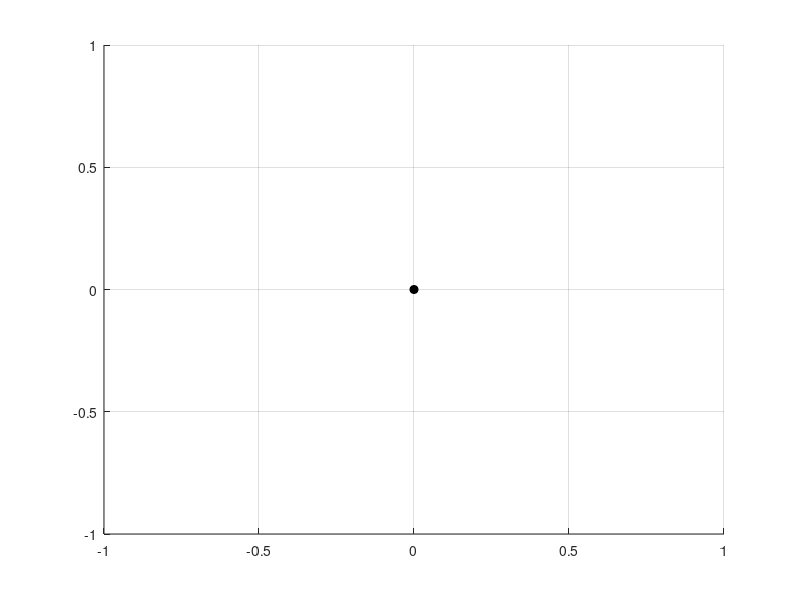

Source code (MATLAB): (Note: this script raises an error after producing the figure.)
S = load('planes_mode0.mat');
n = S.n;            % (P x 3)
b = S.b(:);         % (P x 1)
P = size(n, 1);

% Plot limits (adjust to taste)
Fx_lim_g  = [-2  2];
Fy_lim_g  = [-2  2];
Fx_lim = [-1.5, 1.5];
Fy_lim = [-1.5, 1.5];
Tau_lim_g = [-0.5  0.5];
Tau_lim = [-0.4, 0.4];


buff = 0.2;

% Grid resolution
L = 1.7;          % your quadrant extent
eps0 = 1e-8;      % threshold for "component is basically zero"
Ng = 50;

figure; hold on; grid on;
%xlabel('F_x'); ylabel('F_y'); zlabel('\tau');

%view(3);

% Plot origin
plot3(0, 0, 0, 'ko', 'MarkerFaceColor', 'k');

for i = 1:P
    ni = n(i, :);
    bi = b(i);

    % if ni(1) >= 0 && ni(2) >= 0
    %     Fx_lim = [0 Fl];
    %     Fy_lim = [0 Fl];
    % elseif ni(1) >= 0 && ni(2) <= 0 
    %     Fx_lim = [0 Fl];
    %     Fy_lim = [-Fl 0];
    % elseif ni(1) <= 0 && ni(2) <= 0
    %     Fx_lim = [-Fl 0]; 
    %     Fy_lim = [-Fl 0];
    % elseif ni(1) <= 0 && ni(2) >= 0
    %     Fx_lim = [-Fl 0]; 
    %     Fy_lim = [0 Fl];
    % end

    % Choose which variable to solve for
    [~, j] = max(abs(ni));  % 1->Fx, 2->Fy, 3->Tau

    switch j
        case 3  % solve for Tau
            if abs(ni(3)) < 1e-10, continue;  end
            [Fx_lim_q, Fy_lim_q] = quadrant_limits(ni(1), ni(2), L, eps0);
            [Fx, Fy] = meshgrid( ...
                linspace(Fx_lim_q(1), Fx_lim_q(2), Ng), ...
                linspace(Fy_lim_q(1), Fy_lim_q(2), Ng) ...
            );
            
            Tau = (bi - ni(1)*Fx - ni(2)*Fy) / ni(3) + [0 0 0.01]*ni';
            
            surf(Fx, Fy, Tau, ...
                'FaceColor', [0.2 0.6 0.9], ...
                'FaceAlpha', 0.5, ...
                'EdgeAlpha', 0.7, ...
                'EdgeColor', 0.5*[1 1 1]);

        case 2  % solve for Fy
            if abs(ni(2)) < 1e-10, continue;  end
            [Fx_lim_q, Fy_lim_q] = quadrant_limits(ni(1), ni(3), L, eps0);
            [Fx, Tau] = meshgrid( ...
                linspace(Fx_lim_q(1), Fx_lim_q(2), Ng), ...
                linspace(Fy_lim_q(1), Fy_lim_q(2), Ng) ...
            );
            Fy = (bi - ni(1)*Fx - ni(3)*Tau) / ni(2) + [0 0.01 0]*ni';

            surf(Fx, Fy, Tau, ...
                'FaceColor', [0.2 0.6 0.9], ...
                'FaceAlpha', 0.5, ...
                'EdgeAlpha', 0.7, ...
                'EdgeColor', 0.5*[1 1 1]);

        case 1  % solve for Fx
            if abs(ni(1)) < 1e-10, continue;  end
            [Fx_lim_q, Fy_lim_q] = quadrant_limits(ni(2), ni(2), L, eps0);
            [Fy, Tau] = meshgrid( ...
                linspace(Fx_lim_q(1), Fx_lim_q(2), Ng), ...
                linspace(Fy_lim_q(1), Fy_lim_q(2), Ng) ...
            );

            Fx = (bi - ni(2)*Fy - ni(3)*Tau) / ni(1) + [0.01 0 0]*ni';

            surf(Fx, Fy, Tau, ...
                'FaceColor', [0.2 0.6 0.9], ...
                'FaceAlpha', 0.5, ...
                'EdgeAlpha', 0.7, ...
                'EdgeColor', 0.5*[1 1 1]);
    end
end

c = config();
visualizeAMS(buildAMS_row(c), c.A, 'export');

axis([Fx_lim_g Fy_lim_g Tau_lim_g]);
%axis vis3d;
function [limA, limB] = quadrant_limits(na, nb, L, eps0)
% Returns limits for two axes based on signs of na, nb.
% If one component is near zero, use symmetric limits for that axis.
    if abs(na) < eps0
        limA = [-L L];
    elseif na >= 0
        limA = [0 L];
    else
        limA = [-L 0];
    end

    if abs(nb) < eps0
        limB = [-L L];
    elseif nb >= 0
        limB = [0 L];
    else
        limB = [-L 0];
    end
end
